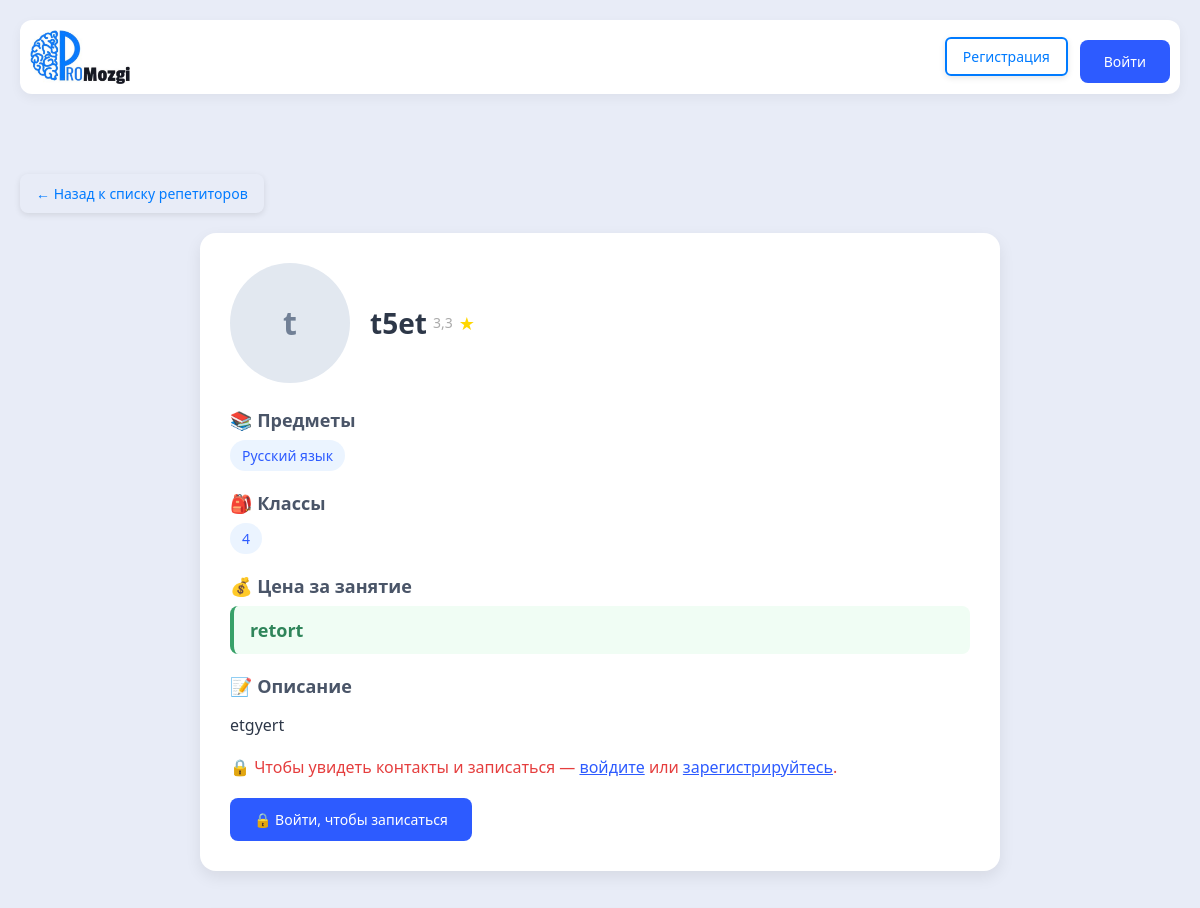
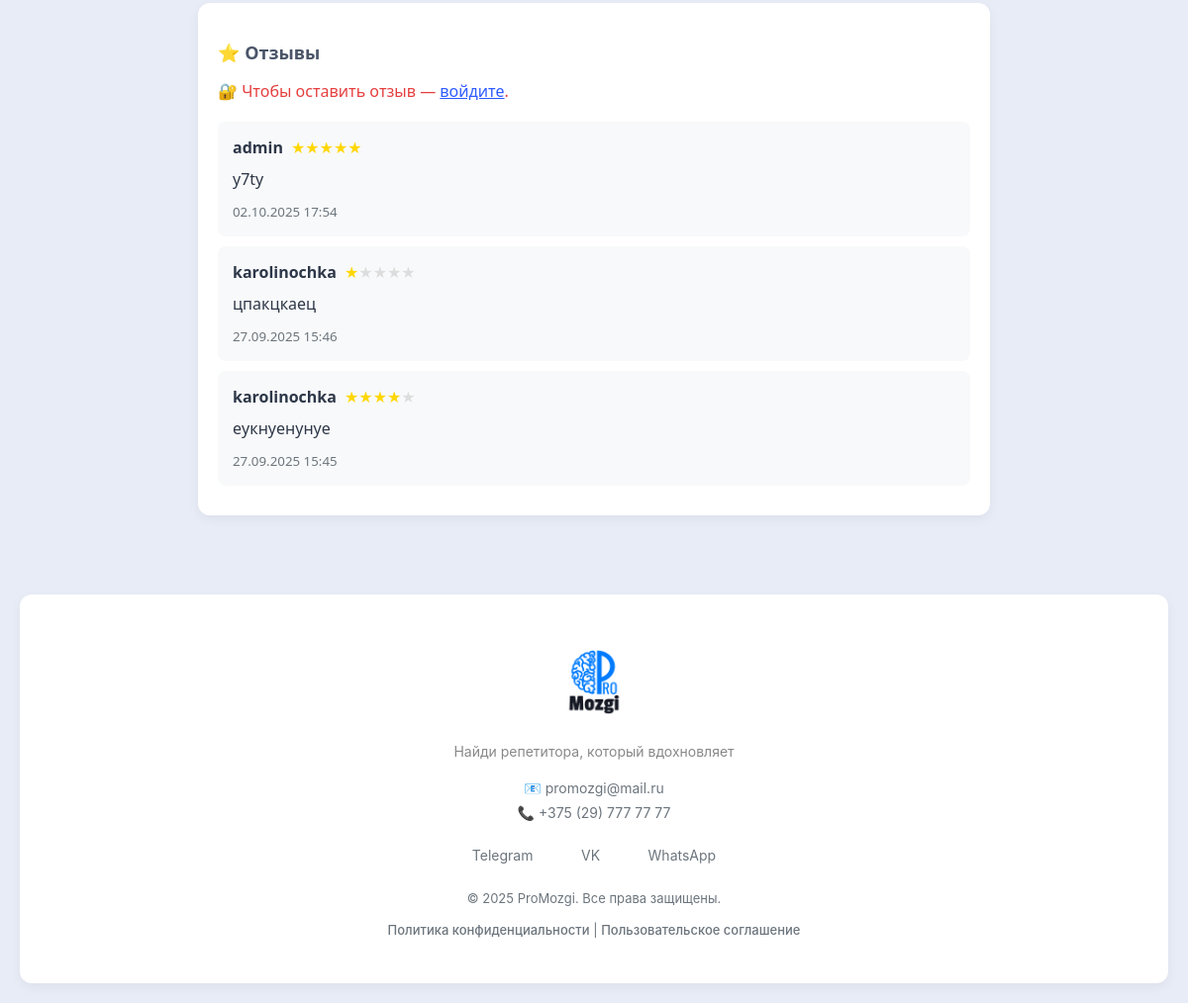
/1/, run on the app's committed database (2 pictures, top to bottom).
### myapp/models.py (models this page shows, shortened)
class Teacher(models.Model):
	user = models.ForeignKey(User, on_delete=models.CASCADE, verbose_name="Пользователь", related_name="teachers")
	photo = models.ImageField(upload_to='teachers_photos/', blank=True, null=True, verbose_name="Фото")
	fio = models.CharField("ФИО", max_length=50)
	description = models.TextField("Onиcaниe", null=True, blank=True)
	price = models.TextField("Цена", null=True, blank=True)
	subjects = models.ManyToManyField(Subjects, verbose_name="Учебный предмет")
	klass = models.ManyToManyField(Klass, verbose_name= "Класс")
	phone = models.CharField("Телефон", max_length=20, blank=True, null=True)
	def average_rating(self):
		reviews = self.reviews.all()  # предполагается, что related_name='reviews'
		if not reviews:
			return 0
		avg = sum(review.rating for review in reviews) / len(reviews)
		return round(avg, 1)
	class Meta:
		verbose_name_plural = "Учителя"
		verbose_name = "Учитель"

class Review(models.Model):
    teacher = models.ForeignKey('Teacher', on_delete=models.CASCADE, related_name='reviews')
    user = models.ForeignKey(User, on_delete=models.CASCADE)
    text = models.TextField(verbose_name="Отзыв")
    rating = models.IntegerField(verbose_name="Оценка", choices=[(i, i) for i in range(1, 6)])
    created_at = models.DateTimeField(auto_now_add=True)

class Subjects(models.Model):
	name = models.CharField("Учебный предмет", max_length = 50)
	class Meta:
		verbose_name_plural = "Учебные предметы"
		verbose_name = "Учебный предмет"

class Klass(models.Model):
	name = models.CharField("Класс", max_length = 2)
	class Meta:
		verbose_name_plural = "Классы"
		verbose_name = "Класс"

### myapp/views.py (the view, shortened to what this page needs)
# urls.py: path('<int:pk>/', TeachersDetailsView.as_view(), name = "teacher_details"),
class TeachersDetailsView(DetailView):
	model = Teacher
	template_name = "teachers/teacher_details.html"
	context_object_name = "teacher"
	def get_context_data(self, **kwargs):
		context = super().get_context_data(**kwargs)
		teacher = self.get_object()
		context['reviews'] = teacher.reviews.all().order_by('-created_at')
		context['form'] = ReviewForm()
		return context

### myapp/templatetags/rating_tags.py (called while the page is built)
@register.simple_tag
def render_rating_stars(rating):
    try:
        rating = int(rating)
    except (ValueError, TypeError):
        rating = 0
    full_stars = min(max(rating, 0), 5)
    stars_html = ""
    for i in range(1, 6):
        if i <= full_stars:
            stars_html += '<span class="star full">★</span>'
        else:
            stars_html += '<span class="star">★</span>'
    return mark_safe(f'<span class="user-rating">{stars_html}</span>')

### myapp/templates/teachers/teacher_details.html (shortened to what this page needs)
{% load static %}
{% load rating_tags %}
<!DOCTYPE html>
<html lang="en">
<head>
    <link rel="stylesheet" type="text/css" href="{% static 'myapp/style.css' %}">
    <link rel="stylesheet" href="{% static 'myapp/footer.css' %}">
    <link rel="stylesheet" href="{% static 'myapp/header.css' %}">
</head>
<body>
      <header class="site-header">
    <div class="header-card">
        <div class="header-logo">
        <img src="{% static 'myapp/images/logo_header.png' %}" alt="ProMozgi" class="logo-img">
        </div>
        <div class="header-controls">
            {% if user.is_authenticated %}
                <form method="post" action="{% url 'logout' %}" style="display: inline;">
                  {% csrf_token %}
                  <a href="{% url 'my_ads' %}" class="btn-outline">Мои объявления</a>
                  <button type="submit" class="btn-v">Выйти</button>
                </form>
            {% else %}
                <a href="{% url 'register' %}" class="btn-outline">Регистрация</a>
                <a href="{% url 'login' %}?next={{ request.path }}" class="btn-v">Войти</a>
            {% endif %}
            </div>
    </div>
    </header>
  <a href="{% url 'teachers_list' %}" class="back-button">← Назад к списку репетиторов</a>
  <div class="container">
    <div class="teacher-profile">
      <div class="teacher-header">
          {% if teacher.photo %}
              <img src="{{ teacher.photo.url }}" alt="Фото {{ teacher.fio }}" class="avatar-large">
          {% else %}
              <div class="avatar-placeholder-large">{{ teacher.fio|first }}</div>
          {% endif %}
          <h1 class="teacher-name">{{ teacher.fio }}</h1>
            {% if teacher.average_rating > 0 %}
              <div class="teacher-rating">
                <span class="rating-value">{{ teacher.average_rating }}</span>
                <span class="star">★</span>
              </div>
            {% else %}
              <div class="teacher-rating">
                <h1>   </h1>
                <span class="rating-value">Нет отзывов</span>
              </div>
            {% endif %}
      </div>
      <div class="section">
        <h3 class="section-title">
          📚 Предметы
        </h3>
        <div class="tag-list">
          {% for subject in teacher.subjects.all %}
            <span class="tag">{{ subject.name }}</span>
          {% endfor %}
        </div>
      </div>
      <div class="section">
        <h3 class="section-title">
          🎒 Классы
        </h3>
        <div class="tag-list">
          {% for klass in teacher.klass.all %}
            <span class="tag">{{ klass.name }}</span>
          {% endfor %}
        </div>
      </div>
      <div class="section">
        <h3 class="section-title">💰 Цена за занятие</h3>
        <div class="price-box">{{ teacher.price }}</div>
      </div>
      <div class="section">
        <h3 class="section-title">📝 Описание</h3>
        <p class="section-content">{{ teacher.description|linebreaks }}</p>
      </div>
        {% if user.is_authenticated %}
            <button id="show-contacts-btn" class="btn-v">📞 Показать контакты для записи</button>
            <div id="contacts-block">
                <h3 class="section-title">
                  📲 Контакты репетитора
                </h3>
                {% if teacher.phone and teacher.phone.strip %}
                    <p><strong>Телефон:</strong> {{ teacher.phone }}</p>
                {% else %}
                    <p><strong>Телефон:</strong> <em>не указан</em></p>
                {% endif %}
                <p style="color: #d5243c; font-size: 14px; margin-top: 15px;">
                    ✍🏻 Свяжитесь с репетитором напрямую, чтобы договориться о занятии.
                </p>
            </div>
        {% else %}
            <p style="color: #e53e3e; font-weight: 500; margin: 10px 0;">
                🔒 Чтобы увидеть контакты и записаться —
                <a href="{% url 'login' %}" style="color: #2D5BFF;">войдите</a>
                или
                <a href="{% url 'register' %}" style="color: #2D5BFF;">зарегистрируйтесь</a>.
            </p>
            <a href="{% url 'login' %}?next={{ request.path }}" class="btn-v">🔒 Войти, чтобы записаться</a>
        {% endif %}
    </div>
    <div style="margin-top: 40px; padding: 20px; background: #fff; border-radius: 12px; box-shadow: 0 4px 12px rgba(0,0,0,0.05);">
        <h3 class="section-title">⭐️ Отзывы</h3>
        {% if user.is_authenticated %}
            <form method="post" style="margin-bottom: 20px;">
              {% csrf_token %}
              {{ form.text }}
              <div style="margin: 15px 0;">
                  <label>Ваша оценка:</label><br>
                  <div class="star-rating" data-rating="0">
                      <span class="star" data-value="5">★</span>
                      <span class="star" data-value="4">★</span>
                      <span class="star" data-value="3">★</span>
                      <span class="star" data-value="2">★</span>
                      <span class="star" data-value="1">★</span>
                  </div>
                  {{ form.rating }}
              </div>
              <button type="submit" class="btn-v">Оставить отзыв</button>
            </form>
        {% else %}
            <p style="color: #e53e3e; font-weight: 500;">
                🔐 Чтобы оставить отзыв —
                <a href="{% url 'login' %}?next={{ request.path }}" style="color: #2D5BFF;">войдите</a>.
            </p>
        {% endif %}
        {% if reviews %}
        <div style="margin-top: 20px;">
            {% for review in reviews %}
              <div style="padding: 15px; background: #f8f9fa; border-radius: 8px; margin-bottom: 10px;">
                <strong>{{ review.user.username }}</strong>{% render_rating_stars review.rating %}
                <p style="margin: 10px 0;">{{ review.text }}</p>
                <small style="color: #6c757d;">{{ review.created_at|date:"d.m.Y H:i" }}</small>
              </div>
            {% endfor %}
          </div>
        {% else %}
          <p style="color: #6c757d; font-style: italic;">Пока нет отзывов.</p>
        {% endif %}
    </div>
  </div>
      <footer class="site-footer">
        <div class="footer-card">
          <div class="footer-brand">
            <img src="{% static 'myapp/images/logo_footer.png' %}" alt="Логотип" class="footer-logo">
            <p>Найди репетитора, который вдохновляет</p>
          </div>
          <div class="footer-contacts">
            <p>📧 promozgi@mail.ru</p>
            <p>📞 +375 (29) 777 77 77</p>
          </div>
          <div class="footer-social">
            <a href="#" class="social-link">Telegram</a>
            <a href="#" class="social-link">VK</a>
            <a href="#" class="social-link">WhatsApp</a>
          </div>
          <div class="footer-legal">
            <p>© 2025 ProMozgi. Все права защищены.</p>
            <p>
              <a href="/privacy/">Политика конфиденциальности</a> |
              <a href="/terms/">Пользовательское соглашение</a>
            </p>
          </div>
        </div>
      </footer>
</body>
</html>

### myapp/static/myapp/style.css (style rules this page uses)
body { font-family: 'Segoe UI', Tahoma, Geneva, Verdana, sans-serif; background-color: #e8ecf7; color: #2D3748; margin: 0; padding: 20px; }
h1 { text-align: center; color: #2D3748; margin-bottom: 30px; }
.btn-v { display: inline-block; background-color: #2D5BFF; color: white; padding: 12px 24px; border-radius: 8px; text-decoration: none; font-size: 14px; font-weight: 500; transition: background-color 0.2s; margin-top: 10px; }
.back-button { display: block; width: fit-content; color: #007bff; text-decoration: none; background: none; border: none; padding: 10px 16px; font-size: 14px; cursor: pointer; transition: all 0.2s ease; border-radius: 8px; font-weight: 500; margin-bottom: 20px; box-shadow: 0 2px 6px rgba(0, 0, 0, 0.1); }
.btn-outline { display: inline-block; padding: 10px 16px; margin: 4px; font-size: 14px; font-weight: 500; color: #007bff; text-decoration: none; border: 2px solid #007bff; border-radius: 8px; background: none; cursor: pointer; transition: all 0.2s ease; box-shadow: 0 2px 6px rgba(0, 0, 0, 0.1); }
.avatar-placeholder-large { width: 120px; height: 120px; border-radius: 50%; background-color: #e2e8f0; display: flex; align-items: center; justify-content: center; font-size: 32px; color: #718096; margin-right: 20px; font-weight: bold; }
.btn-outline { padding: 8px 16px; background: transparent; color: #007bff; border: 2px solid #007bff; border-radius: 6px; cursor: pointer; font-size: 14px; margin-left: 5px; }

### myapp/static/myapp/footer.css (style rules this page uses)
.footer-card { background: #fff; border-radius: 12px; box-shadow: 0 4px 12px rgba(0, 0, 0, 0.05); padding: 30px; max-width: auto; margin-top: 80px; text-align: center; font-family: -apple-system, BlinkMacSystemFont, "Segoe UI", Roboto, Helvetica, Arial, sans-serif; color: #6c757d; }
.footer-brand p { margin: 0 0 20px; font-size: 14px; color: #888; }
.footer-contacts p { margin: 8px 0; font-size: 14px; }
.footer-social { margin: 20px 0; }
.footer-social .social-link { display: inline-block; margin: 0 10px; color: #6c757d; text-decoration: none; font-size: 14px; padding: 6px 12px; border-radius: 20px; transition: all 0.2s; }
.footer-legal { margin-top: 20px; font-size: 13px; line-height: 1.5; }
.footer-legal a { color: #6c757d; text-decoration: none; font-weight: 500; }
.footer-logo { max-width: 120px; height: auto; display: block; margin: 0 auto 0px; }

### myapp/static/myapp/header.css (style rules this page uses)
.header-card { background: #fff; border-radius: 12px; box-shadow: 0 4px 12px rgba(0, 0, 0, 0.05); padding: 10px; max-width: auto; margin-bottom: 80px; display: flex; justify-content: space-between; align-items: center; gap: 12px; }
.header-logo { display: flex; align-items: center; flex: 1; }
.logo-img { max-width: 100px; height: auto; display: block; }
.header-controls { display: flex; gap: 8px; align-items: center; }

### myapp/templates/teachers/teacher_details.html (style rules this page uses)
.container { max-width: 800px; margin: 0 auto; }
.teacher-profile { background: white; border-radius: 16px; box-shadow: 0 6px 16px rgba(0,0,0,0.08); padding: 30px; margin-bottom: 30px; }
.teacher-header { display: flex; align-items: center; margin-bottom: 25px; }
.teacher-name { margin: 0; font-size: 28px; color: #2D3748; }
.section { margin-bottom: 20px; }
.section-title { font-size: 18px; font-weight: 600; color: #4A5568; margin-bottom: 8px; display: flex; align-items: center; }
.section-content { font-size: 16px; line-height: 1.6; color: #2D3748; }
.tag-list { display: flex; flex-wrap: wrap; gap: 8px; margin-top: 8px; }
.tag { background-color: #ebf4ff; color: #2D5BFF; padding: 6px 12px; border-radius: 20px; font-size: 14px; font-weight: 500; }
.price-box { background-color: #f0fdf4; border-left: 4px solid #38a169; padding: 12px 16px; border-radius: 8px; font-weight: 600; font-size: 18px; color: #2F855A; }
.user-rating { display: inline-block; margin-left: 8px; font-size: 16px; line-height: 1; }
.user-rating .star { color: #ddd; }
.user-rating .star.full { color: #FFD700; }
.teacher-rating { display: flex; align-items: center; gap: 6px; font-size: 14px; color: #aaa; }
.teacher-rating .star { color: #FFD700; font-size: 18px; }
.teacher-rating .rating-value { color: #aaa; }

### data on the page
Teacher: fio|first "t", fio "t5et", average_rating "3,3", price "retort", description "etgyert"
Subjects: name "Русский язык"
Klass: name "4"
Review: user.username "admin", rating "★ ★ ★ ★ ★", text "y7ty", created_at "02.10.2025 17:54"
Review: user.username "karolinochka", rating "★ ★ ★ ★ ★", text "цпакцкаец", created_at "27.09.2025 15:46"
Review: user.username "karolinochka", rating "★ ★ ★ ★ ★", text "еукнуенунуе", created_at "27.09.2025 15:45"
